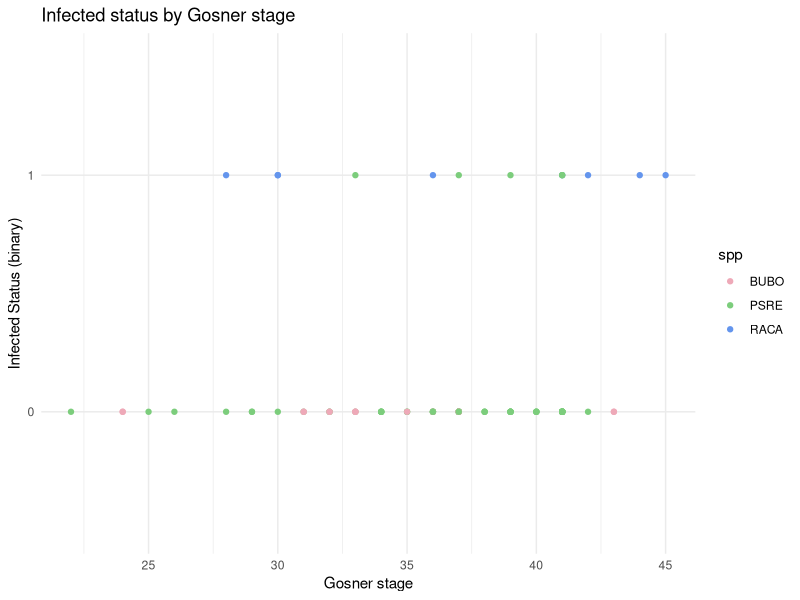
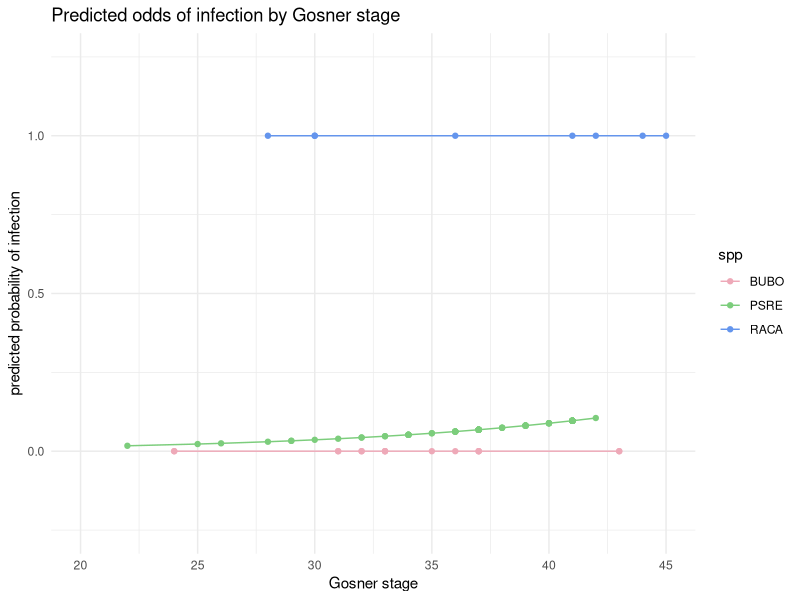
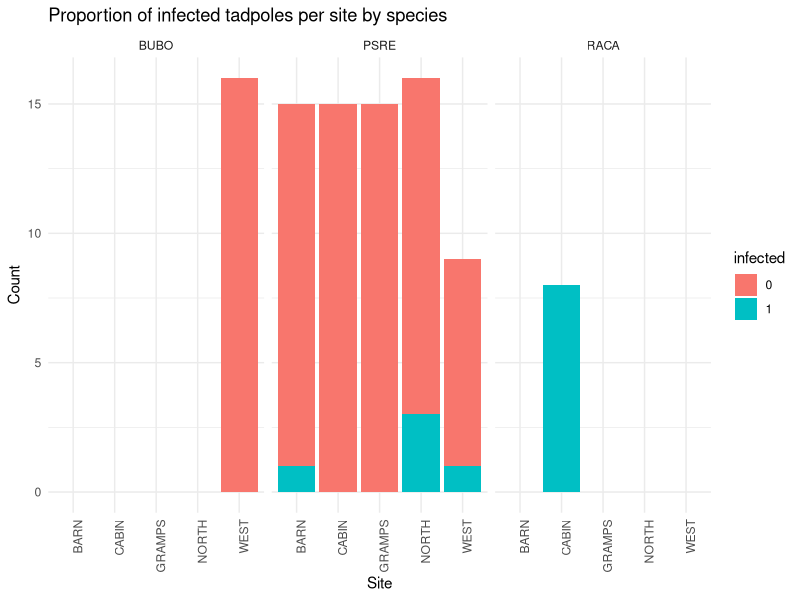

These charts were generated, in order, by the following R code:
## ---- chunk 1
# load in packages
library(tidyverse)
library(broom)

# tadpole swab data (pcr)
tadswab <- read.csv("data/tadswab_data.csv") %>% 
  select(-pcr_notes, -pcr_resultsfile, -date_collected, -pcr_inhibited, -pcr_qty, -pcr_ct, -pcr_ipc_ct) # this column is just full of NA

# information about each tadpole
tad_info <- read.csv("data/tad_info.csv") %>% 
  select(-date_collected, -notes) # take out date collected to minimize final dataset

# add tad info to tadswab data
complete_tadpole <- left_join(tadswab, tad_info) %>% 
  relocate(site, .after = swab_id) %>% 
  relocate(spp, .after = site) %>% 
  subset(swab_id != "tad_046_B") %>% 
  subset(swab_id != "tad_051_B")

# convert infected column to factor instead of numeric
complete_tadpole$infected <- as.factor(complete_tadpole$infected)
## ---- chunk 2
ggplot(complete_tadpole) +
  geom_point(aes(x = stage_gs, y = infected, color = spp)) +
  theme_minimal() +
  scale_color_manual(values = c("BUBO" = "pink2", 
                                "RACA" = "cornflowerblue", 
                                "PSRE" = "palegreen3")) +
  labs(title = "Infected status by Gosner stage", 
       x = "Gosner stage", 
       y = "Infected Status (binary)")
## ---- chunk 3
# logit function - gosner stage and infection
infection_glm <- glm(infected ~ stage_gs, data = complete_tadpole, family = "binomial")

# logit function - gosner stage, species, and infection
infection_glm2 <- glm(infected ~ stage_gs + spp, data = complete_tadpole, family = "binomial")

#summary(infection_glm)
#summary(infection_glm2)
## ---- chunk 4
# calculate predicted odds of second model
predicted <- infection_glm2 %>%
  augment(type.predict = "response") %>%
  mutate(y_hat = .fitted)
## ---- chunk 5
# plot odds ratio by gosner stage and species
ggplot(predicted, aes(x = stage_gs, y = y_hat, color = spp)) +
  geom_point() +
  scale_color_manual(values = c("BUBO" = "pink2", "RACA" = "cornflowerblue", "PSRE" = "palegreen3")) +
  theme_minimal() +
  labs(y = "predicted probability of infection", x = "Gosner stage", title = "Predicted odds of infection by Gosner stage") +
  geom_line() +
  xlim(20,45) +
  ylim(-0.25,1.25)
## ---- chunk 6
ggplot(complete_tadpole, aes(fill = infected, x = site))+
  geom_bar() +
  theme_minimal() +
  facet_wrap(~spp) +
  labs(title = "Proportion of infected tadpoles per site by species",
       y = "Count",
       x = "Site") +
  theme(axis.text.x=element_text(angle=90, hjust=1))
